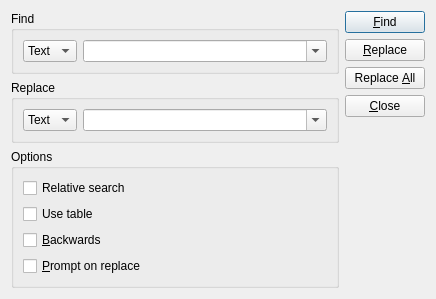
<?xml version="1.0" encoding="UTF-8"?>
<ui version="4.0">
 <class>SearchDialog</class>
 <widget class="QDialog" name="SearchDialog">
  <property name="windowModality">
   <enum>Qt::ApplicationModal</enum>
  </property>
  <property name="geometry">
   <rect>
    <x>0</x>
    <y>0</y>
    <width>436</width>
    <height>299</height>
   </rect>
  </property>
  <property name="windowTitle">
   <string>Find/Replace</string>
  </property>
  <layout class="QHBoxLayout" name="horizontalLayout_3">
   <item>
    <layout class="QVBoxLayout" name="verticalLayout_2">
     <item>
      <widget class="QGroupBox" name="gbFind">
       <property name="title">
        <string>Find</string>
       </property>
       <layout class="QHBoxLayout" name="horizontalLayout">
        <item>
         <widget class="QComboBox" name="cbFindFormat">
          <property name="currentText">
           <string>Text</string>
          </property>
          <property name="currentIndex">
           <number>0</number>
          </property>
          <item>
           <property name="text">
            <string>Text</string>
           </property>
          </item>
          <item>
           <property name="text">
            <string>Hex</string>
           </property>
          </item>
         </widget>
        </item>
        <item>
         <widget class="QComboBox" name="cbFind">
          <property name="sizePolicy">
           <sizepolicy hsizetype="Expanding" vsizetype="Fixed">
            <horstretch>0</horstretch>
            <verstretch>0</verstretch>
           </sizepolicy>
          </property>
          <property name="editable">
           <bool>true</bool>
          </property>
         </widget>
        </item>
       </layout>
      </widget>
     </item>
     <item>
      <widget class="QGroupBox" name="gbReplace">
       <property name="title">
        <string>Replace</string>
       </property>
       <layout class="QHBoxLayout" name="horizontalLayout_2">
        <item>
         <widget class="QComboBox" name="cbReplaceFormat">
          <item>
           <property name="text">
            <string>Text</string>
           </property>
          </item>
          <item>
           <property name="text">
            <string>Hex</string>
           </property>
          </item>
         </widget>
        </item>
        <item>
         <widget class="QComboBox" name="cbReplace">
          <property name="sizePolicy">
           <sizepolicy hsizetype="Expanding" vsizetype="Fixed">
            <horstretch>0</horstretch>
            <verstretch>0</verstretch>
           </sizepolicy>
          </property>
          <property name="editable">
           <bool>true</bool>
          </property>
         </widget>
        </item>
       </layout>
      </widget>
     </item>
     <item>
      <widget class="QGroupBox" name="gbOptions">
       <property name="title">
        <string>Options</string>
       </property>
       <layout class="QVBoxLayout" name="verticalLayout_3">
        <item>
         <widget class="QCheckBox" name="cbRelative">
          <property name="text">
           <string>Relative search</string>
          </property>
         </widget>
        </item>
        <item>
         <widget class="QCheckBox" name="cbUseTable">
          <property name="text">
           <string>Use table</string>
          </property>
         </widget>
        </item>
        <item>
         <widget class="QCheckBox" name="cbBackwards">
          <property name="text">
           <string>&amp;Backwards</string>
          </property>
         </widget>
        </item>
        <item>
         <widget class="QCheckBox" name="cbPrompt">
          <property name="text">
           <string>&amp;Prompt on replace</string>
          </property>
         </widget>
        </item>
       </layout>
      </widget>
     </item>
    </layout>
   </item>
   <item>
    <layout class="QVBoxLayout" name="verticalLayout">
     <item>
      <widget class="QPushButton" name="pbFind">
       <property name="text">
        <string>&amp;Find</string>
       </property>
       <property name="shortcut">
        <string>F3</string>
       </property>
       <property name="default">
        <bool>true</bool>
       </property>
      </widget>
     </item>
     <item>
      <widget class="QPushButton" name="pbReplace">
       <property name="text">
        <string>&amp;Replace</string>
       </property>
      </widget>
     </item>
     <item>
      <widget class="QPushButton" name="pbReplaceAll">
       <property name="text">
        <string>Replace &amp;All</string>
       </property>
      </widget>
     </item>
     <item>
      <widget class="QPushButton" name="pbCancel">
       <property name="text">
        <string>&amp;Close</string>
       </property>
      </widget>
     </item>
     <item>
      <spacer name="verticalSpacer">
       <property name="orientation">
        <enum>Qt::Vertical</enum>
       </property>
       <property name="sizeHint" stdset="0">
        <size>
         <width>20</width>
         <height>40</height>
        </size>
       </property>
      </spacer>
     </item>
    </layout>
   </item>
  </layout>
 </widget>
 <tabstops>
  <tabstop>cbFind</tabstop>
  <tabstop>cbReplace</tabstop>
  <tabstop>cbFindFormat</tabstop>
  <tabstop>cbReplaceFormat</tabstop>
  <tabstop>cbBackwards</tabstop>
  <tabstop>cbPrompt</tabstop>
  <tabstop>pbFind</tabstop>
  <tabstop>pbReplace</tabstop>
  <tabstop>pbReplaceAll</tabstop>
  <tabstop>pbCancel</tabstop>
 </tabstops>
 <resources/>
 <connections>
  <connection>
   <sender>pbCancel</sender>
   <signal>clicked()</signal>
   <receiver>SearchDialog</receiver>
   <slot>hide()</slot>
   <hints>
    <hint type="sourcelabel">
     <x>360</x>
     <y>134</y>
    </hint>
    <hint type="destinationlabel">
     <x>364</x>
     <y>162</y>
    </hint>
   </hints>
  </connection>
 </connections>
</ui>
